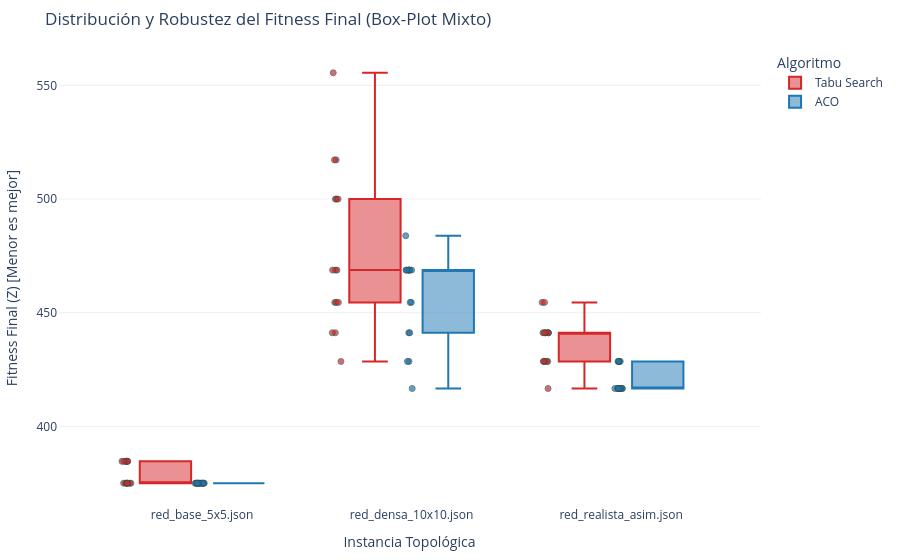

The notebook cell saved with this chart:
### Code cell
# Utilizamos px.box pero activamos el parámetro points="all" para forzar el renderizado de la dispersión junto a la caja.
fig_boxplot = px.box(
    df_analisis,
    x="parametros.instancia_red",
    y="fitness_final",
    color="algoritmo",
    points="all",  # Superposición de observaciones individuales
    title="Distribución y Robustez del Fitness Final (Box-Plot Mixto)",
    labels={
        "parametros.instancia_red": "Instancia Topológica",
        "fitness_final": "Fitness Final (Z) [Menor es mejor]",
        "algoritmo": "Metaheurística"
    },
    color_discrete_map={
        "ACO": "#1f77b4",
        "Tabu Search": "#d62728"
    },
    boxmode="group"
)

fig_boxplot.update_traces(
    jitter=0.2, 
    marker=dict(size=6, opacity=0.7, line=dict(width=1, color='DarkSlateGrey'))
)

fig_boxplot.update_layout(
    template="plotly_white",
    #yaxis=dict(autorange="reversed"),
    legend_title_text="Algoritmo",
    margin=dict(t=50, b=50, l=50, r=50)
)

fig_boxplot.show()

### Figure 1 — Plotly figure (JSON) as saved in the notebook; plotly's stock layout.template omitted (floating-point values rounded to 4 significant figures)
{"data": [{"alignmentgroup": "True", "boxpoints": "all", "hovertemplate": "Metaheurística=Tabu Search<br>Instancia Topológica=%{x}<br>Fitness Final (Z) [Menor es mejor]=%{y}<extra></extra>", "jitter": 0.2, "legendgroup": "Tabu Search", "marker": {"color": "#d62728", "line": {"color": "DarkSlateGrey", "width": 1}, "opacity": 0.7, "size": 6}, "name": "Tabu Search", "notched": false, "offsetgroup": "Tabu Search", "orientation": "v", "showlegend": true, "type": "box", "x": ["red_base_5x5.json", "red_base_5x5.json", "red_base_5x5.json", "red_base_5x5.json", "red_base_5x5.json", "red_base_5x5.json", "red_base_5x5.json", "red_base_5x5.json", "red_base_5x5.json", "red_base_5x5.json", "red_base_5x5.json", "red_base_5x5.json", "red_base_5x5.json", "red_base_5x5.json", "red_base_5x5.json", "red_densa_10x10.json", "red_densa_10x10.json", "red_densa_10x10.json", "red_densa_10x10.json", "red_densa_10x10.json", "red_densa_10x10.json", "red_densa_10x10.json", "red_densa_10x10.json", "red_densa_10x10.json", "red_densa_10x10.json", "red_densa_10x10.json", "red_densa_10x10.json", "red_densa_10x10.json", "red_densa_10x10.json", "red_densa_10x10.json", "red_realista_asim.json", "red_realista_asim.json", "red_realista_asim.json", "red_realista_asim.json", "red_realista_asim.json", "red_realista_asim.json", "red_realista_asim.json", "red_realista_asim.json", "red_realista_asim.json", "red_realista_asim.json", "red_realista_asim.json", "red_realista_asim.json", "red_realista_asim.json", "red_realista_asim.json", "red_realista_asim.json"], "x0": " ", "xaxis": "x", "y": [384.6, 384.6, 384.6, 375.0, 375.0, 375.0, 375.0, 384.6, 384.6, 384.6, 375.0, 375.0, 384.6, 375.0, 375.0, 454.5, 517.2, 555.6, 517.2, 441.2, 468.8, 454.5, 500.0, 468.8, 428.6, 500.0, 454.5, 500.0, 441.2, 468.8, 454.5, 428.6, 441.2, 441.2, 441.2, 441.2, 428.6, 428.6, 441.2, 428.6, 441.2, 454.5, 428.6, 416.7, 441.2], "y0": " ", "yaxis": "y"}, {"alignmentgroup": "True", "boxpoints": "all", "hovertemplate": "Metaheurística=ACO<br>Instancia Topológica=%{x}<br>Fitness Final (Z) [Menor es mejor]=%{y}<extra></extra>", "jitter": 0.2, "legendgroup": "ACO", "marker": {"color": "#1f77b4", "line": {"color": "DarkSlateGrey", "width": 1}, "opacity": 0.7, "size": 6}, "name": "ACO", "notched": false, "offsetgroup": "ACO", "orientation": "v", "showlegend": true, "type": "box", "x": ["red_base_5x5.json", "red_base_5x5.json", "red_base_5x5.json", "red_base_5x5.json", "red_base_5x5.json", "red_base_5x5.json", "red_base_5x5.json", "red_base_5x5.json", "red_base_5x5.json", "red_base_5x5.json", "red_base_5x5.json", "red_base_5x5.json", "red_base_5x5.json", "red_base_5x5.json", "red_base_5x5.json", "red_densa_10x10.json", "red_densa_10x10.json", "red_densa_10x10.json", "red_densa_10x10.json", "red_densa_10x10.json", "red_densa_10x10.json", "red_densa_10x10.json", "red_densa_10x10.json", "red_densa_10x10.json", "red_densa_10x10.json", "red_densa_10x10.json", "red_densa_10x10.json", "red_densa_10x10.json", "red_densa_10x10.json", "red_densa_10x10.json", "red_realista_asim.json", "red_realista_asim.json", "red_realista_asim.json", "red_realista_asim.json", "red_realista_asim.json", "red_realista_asim.json", "red_realista_asim.json", "red_realista_asim.json", "red_realista_asim.json", "red_realista_asim.json", "red_realista_asim.json", "red_realista_asim.json", "red_realista_asim.json", "red_realista_asim.json", "red_realista_asim.json"], "x0": " ", "xaxis": "x", "y": [375.0, 375.0, 375.0, 375.0, 375.0, 375.0, 375.0, 375.0, 375.0, 375.0, 375.0, 375.0, 375.0, 375.0, 375.0, 428.6, 428.6, 441.2, 468.8, 441.2, 416.7, 468.8, 454.5, 483.9, 468.8, 468.8, 468.8, 468.8, 468.8, 454.5, 416.7, 416.7, 416.7, 416.7, 428.6, 428.6, 416.7, 428.6, 428.6, 416.7, 428.6, 416.7, 416.7, 416.7, 416.7], "y0": " ", "yaxis": "y"}], "layout": {"boxmode": "group", "legend": {"title": {"text": "Algoritmo"}, "tracegroupgap": 0}, "margin": {"b": 50, "l": 50, "r": 50, "t": 50}, "title": {"text": "Distribución y Robustez del Fitness Final (Box-Plot Mixto)"}, "xaxis": {"anchor": "y", "domain": [0, 1], "title": {"text": "Instancia Topológica"}}, "yaxis": {"anchor": "x", "domain": [0, 1], "title": {"text": "Fitness Final (Z) [Menor es mejor]"}}}}
